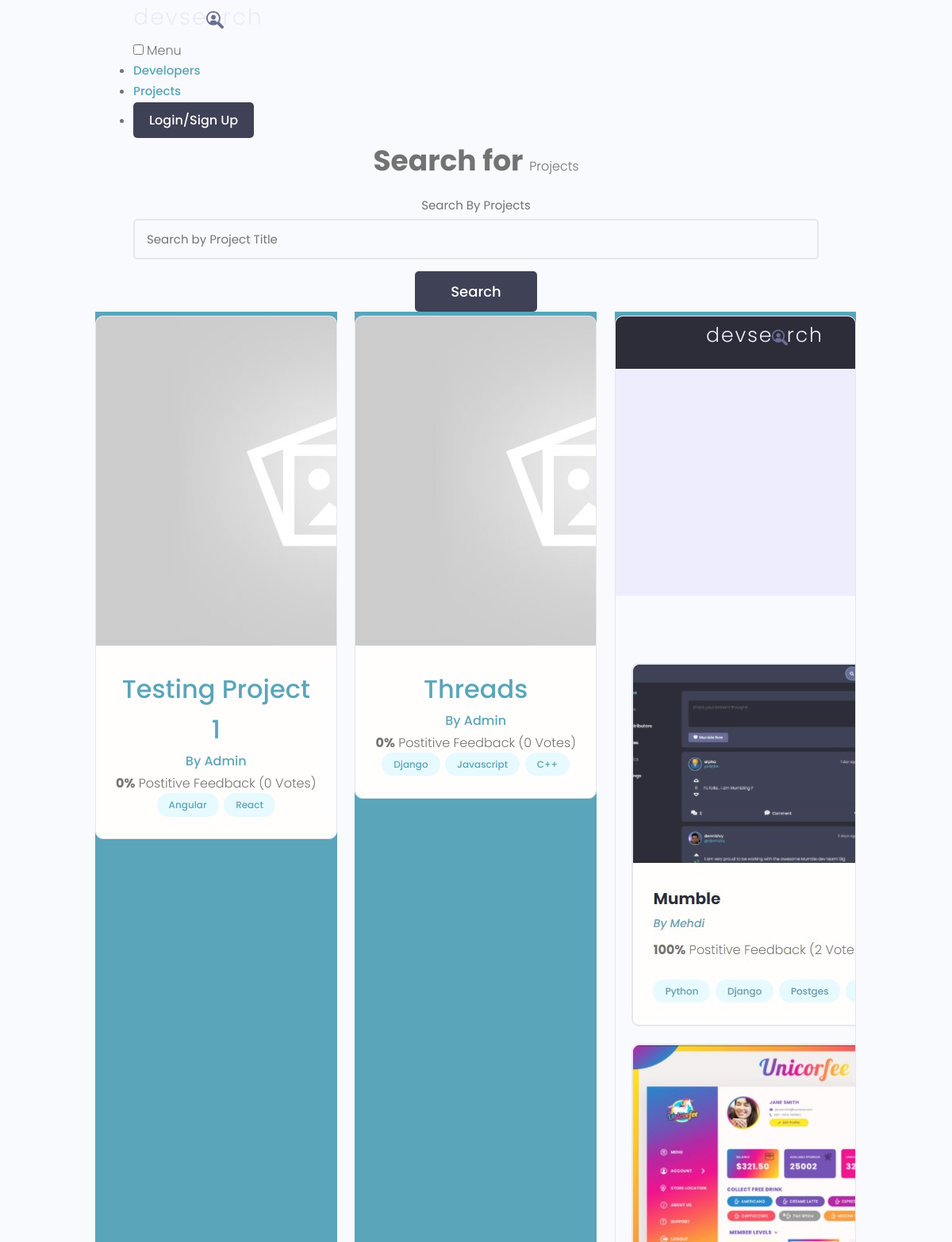
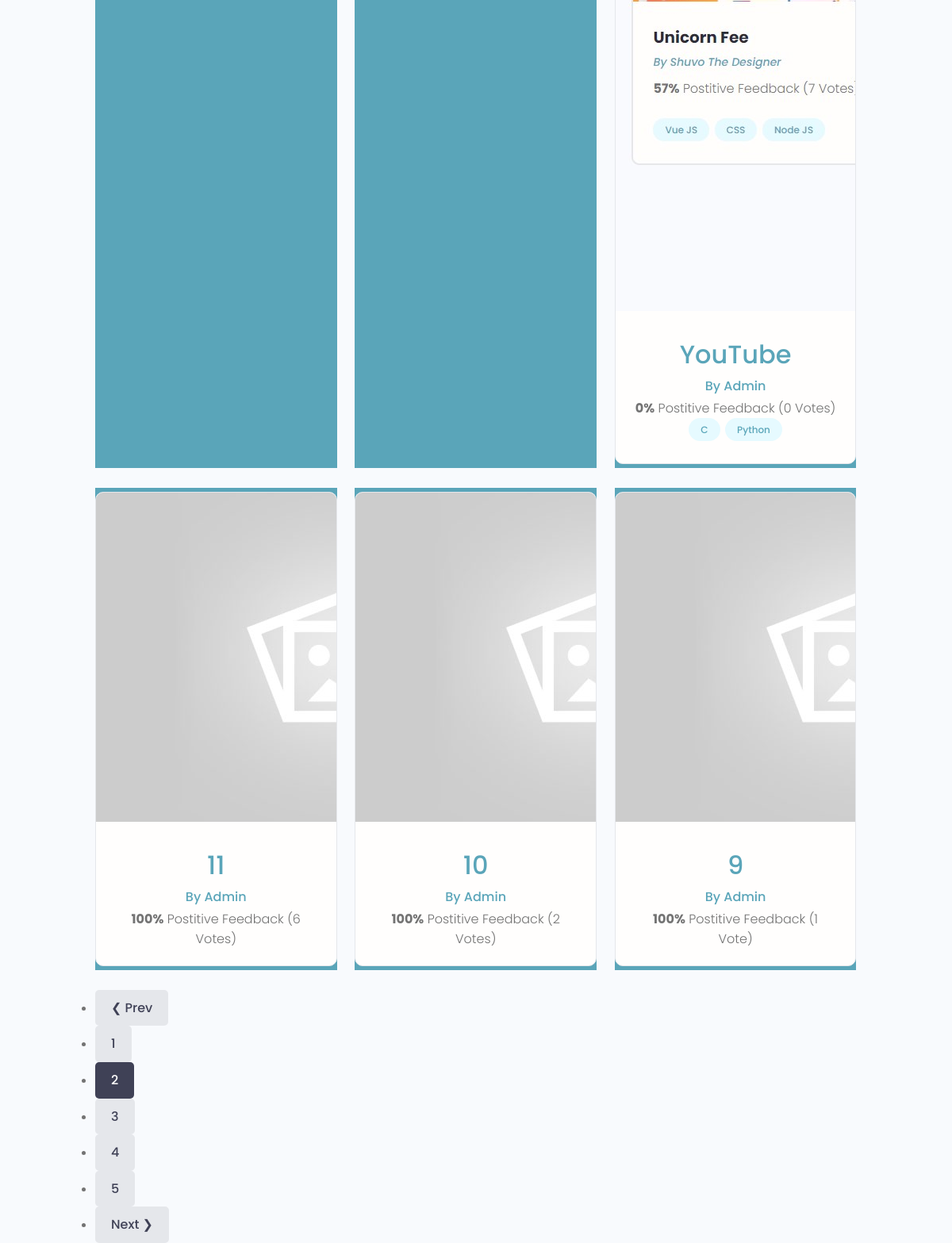
Screenshot of /?page=2 with the database file from the repository (2 pictures, top to bottom).
### projects/models.py (models this page shows, shortened)
class Project(models.Model):
    owner = models.ForeignKey(Profile, null=True, blank=True, on_delete=models.CASCADE)
    title = models.CharField(max_length=200)
    description = models.TextField(null=True, blank=True)
    featured_image = models.ImageField(
        null=True, blank=True, default="default.jpg"
    )
    demo_link = models.CharField(max_length=2000, null=True, blank=True)
    source_link = models.CharField(max_length=2000, null=True, blank=True)
    tags = models.ManyToManyField('Tag', blank=True)
    vote_positive = models.IntegerField(default=0, null=True, blank=True)
    vote_total = models.IntegerField(default=0, null=True, blank=True)
    vote_ratio = models.IntegerField(default=0, null=True, blank=True)
    created = models.DateTimeField(auto_now_add=True)
    id = models.UUIDField(default=uuid.uuid4, unique=True,
                          primary_key=True, editable=False)
    class Meta:
        ordering = ["-created"]
    @property
    def imageURL(self):
        try:
            url = self.featured_image.url
        except:
            url = "/images/default.jpg"
        return url

class Tag(models.Model):
    name = models.CharField(max_length=200)
    created = models.DateTimeField(auto_now_add=True)
    id = models.UUIDField(default=uuid.uuid4, unique=True,
                          primary_key=True, editable=False)
    def __str__(self):
        return self.name

### users/models.py (models this page shows, shortened)
class Profile(models.Model):
    user = models.OneToOneField(User, on_delete=models.CASCADE, null=True, blank=True)
    name = models.CharField(max_length=200, blank=False, null=False)
    email = models.EmailField(max_length=500, blank=False, null=False)
    username = models.CharField(max_length=200, blank=False, null=False)
    location = models.CharField(max_length=200, blank=True, null=True)
    short_intro = models.CharField(max_length=200, blank=True, null=True)
    bio = models.TextField(blank=True, null=True)
    profile_image = models.ImageField(null=True, blank=True, upload_to='profiles/', default='profiles/user-default.png')
    social_github = models.CharField(max_length=200, blank=True, null=True)
    social_twitter = models.CharField(max_length=200, blank=True, null=True)
    social_linkedin = models.CharField(max_length=200, blank=True, null=True)
    social_youtube = models.CharField(max_length=200, blank=True, null=True)
    social_website = models.CharField(max_length=200, blank=True, null=True)
    created = models.DateTimeField(auto_now_add=True)
    id = models.UUIDField(default=uuid.uuid4, unique=True,
                          primary_key=True, editable=False)
    class Meta:
        ordering = ["-created"]

### projects/views.py (the view)
# urls.py: path("", include('projects.urls')),
def projects(request):
    proj_list = Project.objects.all()
    q = ""
    if request.GET.get("search_query"):
        q = request.GET.get("search_query")
        proj_list = searchProjects(q)
    proj_list, custom_range = customPaginator(request, proj_list, RESULTS_PER_PAGE)
    return render(request, "projects/projects.html", {"list": proj_list, "search_query": q, "custom_range": custom_range})

### projects/utils.py (called while the page is built)
def customPaginator(request, list, results_per_page):
    try:
        page_number = int(request.GET.get("page"))
    except TypeError or ValueError:
        page_number = 1
    paginator = Paginator(list, results_per_page)
    try:
        list = paginator.page(page_number)
    except PageNotAnInteger:
        page_number = 1
        list = paginator.page(page_number)
    except EmptyPage:
        page_number = 1
        list = paginator.page(page_number)
    leftIndex = page_number - 4
    if leftIndex < 1:
        leftIndex = 1
    rightIndex = page_number + 5
    if rightIndex > paginator.num_pages:
        rightIndex = paginator.num_pages + 1
    if rightIndex < 10 and paginator.num_pages > 9:
        rightIndex = 10
    custom_range = range(leftIndex, rightIndex)
    return list, custom_range

### projects/templates/projects/projects.html
{% extends 'main.html' %}
{% block content %}
<main class="projects">
    <section class="hero-section text-center">
      <div class="container container--narrow">
        <div class="hero-section__box">
          <h2>Search for <span>Projects</span></h2>
        </div>
        <div class="hero-section__search">
          <form id="searchForm" class="form" action="{% url 'projects' %}" method="get">
            <div class="form__field">
              <label for="formInput#search">Search By Projects </label>
              <input class="input input--text" id="formInput#search" type="text" name="search_query"
                value="{{search_query}}" placeholder="Search by Project Title" />
            </div>
            <input class="btn btn--sub btn--lg" type="submit" value="Search" />
          </form>
        </div>
      </div>
    </section>
    <section class="projectsList">
      <div class="container">
        <div class="grid grid--three">
        {% for project in list %}
          <div class="column">
            <div class="card project">
              <a href="{% url 'project' project.id %}" class="project">
                <img class="project__thumbnail" src="{{ project.imageURL }}" alt="project thumbnail" />
                <div class="card__body">
                  <h3 class="project__title">{{ project.title }}</h3>
                  <p><a class="project__author" href="{% url 'indivProfile' project.owner.id %}">By {{ project.owner.name }}</a></p>
                  <p class="project--rating">
                    <span style="font-weight: bold;">{{ project.vote_ratio }}%</span> Postitive
                    Feedback ({{ project.vote_total }} Vote{{ project.vote_total|pluralize:"s" }})
                  </p>
                  <div class="project__tags">
                    {% for tag in project.tags.all %}
                    <span class="tag tag--pill tag--main">
                      <small>{{ tag }}</small>
                    </span>
                    {% endfor %}
                  </div>
                </div>
              </a>
            </div>
          </div>
          {% endfor %}
        </div>
      </div>
    </section>
{% include 'paginator.html' with list=list custom_range=custom_range %}
{% endblock content %}

### static/uikit/app.css (style rules this page uses)
.layout > .column, .grid > .column { color: var(--color-light); text-align: center; background: var(--color-main); }

### static/uikit/styles/modules/_variables.css (style rules this page uses)
:root { --color-main: #5aa5b9; --color-main-light: #e6faff; --color-sub: #3f4156; --color-sub-light: #51546e; --color-sub-lighter: #ededfd; --color-text: #737373; --color-gray: #8b8b8b; --color-light: #e5e7eb; --color-light-gray: #767676; --color-bg: #f8fafd; --color-white: #fffefd; --color-white-light: #f3f3f3; --color-success: #359e64; --color-success-bg: #def8e8; --color-error: #fc4b0b; --color-error-bg: #fff2ee; --font-base: 'Poppins', arial, helvetica, 'Segoe UI', roboto, ubuntu, sans-serif; --font-monospace: 'Fira Code', 'Courier New', courier, monospace; --font-regular: 300; --font-medium: 500; --font-bold: 700; --generic-shadow: 1px 1px 5px #00000010; --generic-transition: all 0.3s ease-in-out; }

### static/uikit/styles/modules/_base.css (style rules this page uses)
* { margin: 0; padding: 0; box-sizing: border-box; text-rendering: optimizeLegibility; color: inherit; font-size: inherit; }
html { font-size: 50%; }
@media only screen and (min-width: 480px) { html { font-size: 56.25%; } }
@media only screen and (min-width: 1200px) { html { font-size: 62.5%; } }
body { line-height: 1.6; font-weight: 400; font-size: 1.5rem; color: var(--color-text); background-color: var(--color-bg); min-height: 100vh; }

### static/uikit/styles/modules/_typography.css (style rules this page uses)
* { font-family: var(--font-base); }
h2 { font-size: 3.6rem; font-weight: var(--font-bold); }
h3 { font-size: 3.2rem; font-weight: var(--font-medium); }
p, span, strong { font-size: 1.6rem; color: var(--color-text); font-weight: var(--font-regular); }
a { padding-bottom: 2px; text-decoration: none; display: inline-block; color: var(--color-main); font-weight: var(--font-medium); }

### static/uikit/styles/modules/_utilities.css (style rules this page uses)
.container { width: 92%; max-width: 165rem; margin: 0 auto; box-sizing: border-box; }
.container--narrow { width: 92%; max-width: 120rem; }
@media screen and (min-width: 1000px) { .container { width: 90%; } }
@media screen and (min-width: 1000px) { .container--narrow { width: 85%; } }
@media screen and (min-width: 1200px) { .container { width: 80%; } }
@media screen and (min-width: 1200px) { .container--narrow { width: 72%; } }
.text-center { text-align: center; }

### static/uikit/styles/modules/_button.css (style rules this page uses)
.btn { display: inline-block; position: relative; cursor: pointer; background-color: var(--color-light); font-weight: var(--font-medium); color: var(--color-sub); text-decoration: none; padding: 1rem 2rem; border-radius: 0.5rem; border: none; width: -webkit-fit-content; width: -moz-fit-content; width: fit-content; height: -webkit-fit-content; height: -moz-fit-content; height: fit-content; font-size: 1.6rem; outline-width: 0; outline-color: transparent; -webkit-backface-visibility: hidden; backface-visibility: hidden; transition: all 0.3s ease-in-out; }
.btn--sub { background-color: var(--color-sub); color: var(--color-white); }
.btn--lg { font-size: 1.8rem; padding: 1.2rem 4.5rem; }

### static/uikit/styles/modules/_card.css (style rules this page uses)
.card { border-radius: 1rem; background-color: var(--color-white); border: 1.5px solid var(--color-light); width: auto; height: auto; margin-top: 0.5rem; margin-bottom: 0.5rem; overflow: hidden; }
.card__body, .card__header { padding: 2rem 2.5rem; }

### static/uikit/styles/modules/_form.css (style rules this page uses)
.form { display: block; }
.form__field { margin-top: 1.5rem; margin-bottom: 1.5rem; }
.form__label, .form__field > label { display: block; margin-bottom: 0.5rem; color: var(--color-text); }
input.input[type='text'], input.input[type='email'], input.input[type='password'], input.input[type='number'], textarea.input { min-width: 24rem; width: 100%; padding: 1.2rem 1.5rem; border-radius: 0.5rem; border: 2px solid var(--color-light); transition: all 0.3s ease-in-out; background-color: var(--color-bg); }

### static/uikit/styles/modules/_tag.css (style rules this page uses)
.tag { display: inline-flex; align-items: center; background-color: var(--color-sub); height: -webkit-fit-content; height: -moz-fit-content; height: fit-content; width: -webkit-fit-content; width: -moz-fit-content; width: fit-content; border-radius: 0.5rem; padding: 0.5rem 1.5rem; font-size: 1.2rem; cursor: pointer; }
.tag:not(:last-child) { margin-right: 0.25rem; margin-bottom: 0.75rem; }
.tag > small { color: var(--color-white); }
.tag--pill { border-radius: 5rem; }
.tag--main, .tag--main > small { background: var(--color-main-light); color: var(--color-main); font-weight: 500; }

### rows the page displays
Project: imageURL (placeholder picture), title "Testing Project 1", owner.name "Admin", vote_ratio "0", vote_total "0"
Tag: name "Angular"
Tag: name "React"
Project: imageURL (placeholder picture), title "Threads", owner.name "Admin", vote_ratio "0", vote_total "0"
Tag: name "Django"
Tag: name "Javascript"
Tag: name "C++"
Project: imageURL (picture), title "YouTube", owner.name "Admin", vote_ratio "0", vote_total "0"
Tag: name "C"
Tag: name "Python"
Project: imageURL (placeholder picture), title "11", owner.name "Admin", vote_ratio "100", vote_total "6"
Project: imageURL (placeholder picture), title "10", owner.name "Admin", vote_ratio "100", vote_total "2"
Project: imageURL (placeholder picture), title "9", owner.name "Admin", vote_ratio "100", vote_total "1"

### other values shown
{{ page }} "1" "3" "4" "5"
{{ page }} "2"
